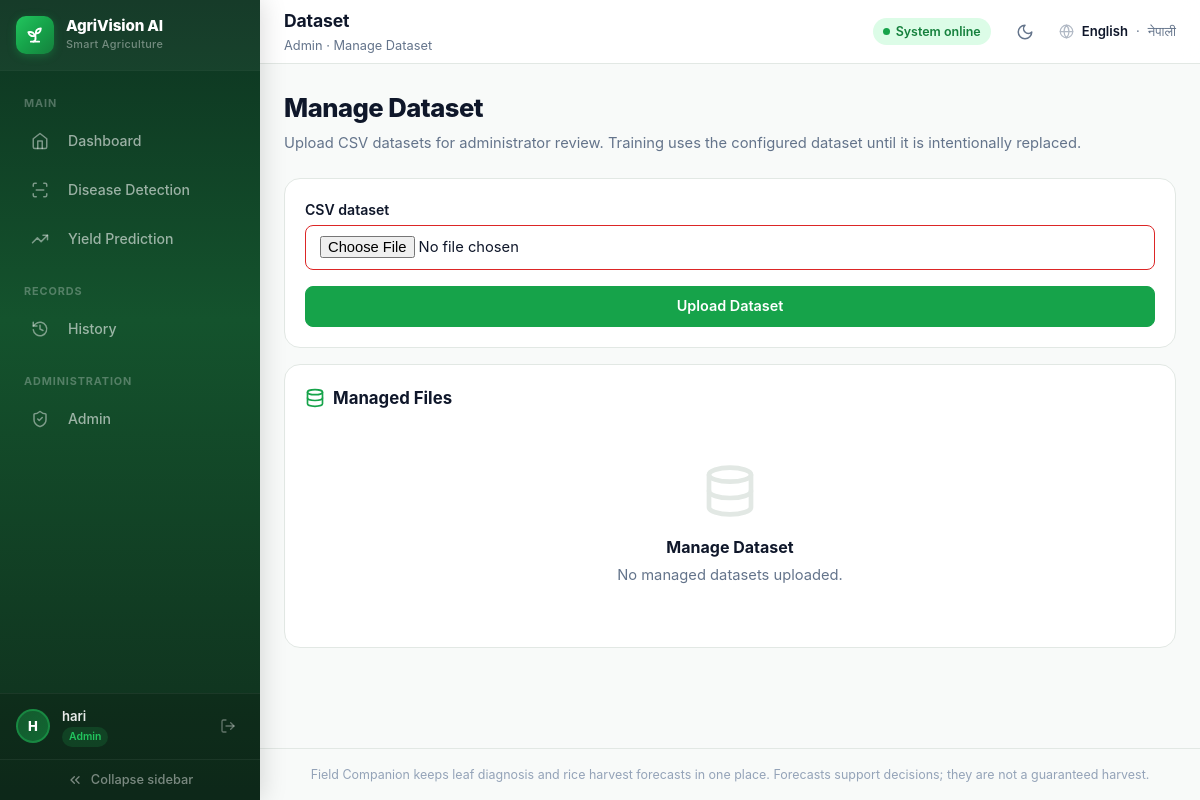
The app's page /admin/dataset (signed in) with its own data.
### tables this page shows
CREATE TABLE users (
                id INTEGER PRIMARY KEY AUTOINCREMENT,
                name TEXT NOT NULL,
                email TEXT NOT NULL UNIQUE,
                password_hash TEXT NOT NULL,
                role TEXT NOT NULL DEFAULT 'farmer',
                created_at TEXT NOT NULL DEFAULT CURRENT_TIMESTAMP
            );

### app.py (the view, shortened to what this page needs)
@app.route("/admin/dataset", methods=["GET", "POST"])
@role_required("admin")
def manage_dataset():
    dataset_dir = Path(app.root_path) / "data" / "managed"
    dataset_dir.mkdir(parents=True, exist_ok=True)
    files = sorted(path.name for path in dataset_dir.glob("*.csv"))
    return render_template("manage_dataset.html", files=files)

### app.py (called while the page is built)
@app.before_request
def enforce_csrf():
    if request.endpoint in {"static"}:
        return None
    return csrf_protect(lambda: None)()

@app.after_request
def add_security_headers(response):
    response.headers.setdefault("X-Content-Type-Options", "nosniff")
    response.headers.setdefault("X-Frame-Options", "SAMEORIGIN")
    response.headers.setdefault("Referrer-Policy", "strict-origin-when-cross-origin")
    response.headers.setdefault(
        "Content-Security-Policy",
        "default-src 'self'; img-src 'self' data:; style-src 'self' 'unsafe-inline'; script-src 'self'; connect-src 'self'; base-uri 'self'; form-action 'self'",
    )
    response.headers.setdefault("Permissions-Policy", "camera=(), microphone=(), geolocation=()")
    if getattr(g, "rate_remaining", None) is not None:
        response.headers["X-RateLimit-Remaining"] = str(g.rate_remaining)
    return response

def current_user():
    user_id = session.get("user_id")
    return find_user(user_id) if user_id else None

def current_lang():
    return session.get("lang", DEFAULT_LANG)

@app.context_processor
def inject_globals():
    lang = current_lang()
    return {
        "csrf_token": generate_csrf_token(),
        "user": current_user(),
        "lang": lang,
        "supported_languages": SUPPORTED_LANGUAGES,
        "language_labels": LANGUAGE_LABELS,
        "t": lambda key, **kwargs: translate(lang, key, **kwargs),
        "crop_label": lambda crop: crop_label(crop, lang),
        "js_i18n": js_strings_for(lang),
    }

def role_required(*roles):
    def decorator(view):
        @wraps(view)
        def wrapped(*args, **kwargs):
            user = current_user()
            if not user:
                if request.path.startswith("/api/"):
                    return jsonify({"error": "Authentication required."}), 401
                return redirect(url_for("login", next=request.path))
            if user["role"] not in roles:
                if request.path.startswith("/api/"):
                    return jsonify({"error": "You do not have permission for this resource."}), 403
                return render_template("error.html", code=403, message="You do not have permission for this page."), 403
            return view(*args, **kwargs)
        return wrapped
    return decorator

### translations.py (called while the page is built)
def js_strings_for(lang):
    lang = lang if lang in UI_STRINGS else DEFAULT_LANG
    return {k[3:]: v for k, v in UI_STRINGS[lang].items() if k.startswith("js_")}

### templates/manage_dataset.html (shortened to what this page needs)
{% extends "base.html" %}
{% block page_name %}{{ t('nav_dataset') }}{% endblock %}
{% block breadcrumb %}<p class="breadcrumb">{{ t('nav_admin') }} · {{ t('dataset_title') }}</p>{% endblock %}
{% block content %}
<div class="page-head">
    <h2>{{ t('dataset_title') }}</h2>
    <p>{{ t('dataset_desc') }}</p>
</div>
<div class="card">
    <form method="post" enctype="multipart/form-data" class="form-grid">
        <div class="field">
            <label for="dataset">{{ t('label_csv_dataset') }}</label>
            <input id="dataset" name="dataset" type="file" accept=".csv" required>
        </div>
        <button class="btn btn-primary" type="submit">{{ t('btn_upload_dataset') }}</button>
    </form>
</div>
<div class="card" style="margin-top:var(--sp-4)">
    <div class="card-title">
        <svg class="icon" stroke-linecap="round" stroke-linejoin="round"><use href="#i-database"/></svg>
        {{ t('managed_files') }}
    </div>
    {% if files %}
    <ul class="file-list">
        {% for file in files %}<li>{{ file }}</li>{% endfor %}
    </ul>
    {% else %}
    <div class="empty-state">
        <svg class="icon" stroke-linecap="round" stroke-linejoin="round"><use href="#i-database"/></svg>
        <span class="empty-title">{{ t('dataset_title') }}</span>
        <p>{{ t('no_datasets') }}</p>
    </div>
    {% endif %}
</div>
{% endblock %}

### templates/base.html (shortened to what this page needs)
<!DOCTYPE html>
<html lang="{{ lang }}">
<head>
    <link rel="stylesheet" href="{{ url_for('static', filename='css/style.css', v='20260826-dark-v1') }}">
</head>
<body data-user="{{ user['name'] if user else '' }}">
<div class="shell" id="shell">
    <aside class="sidebar" id="sidebar" aria-label="Main navigation">
        <div class="sidebar-top">
            <a class="brand" href="{{ url_for('index') }}">
                <span class="brand-logo" aria-hidden="true">
                    <svg class="icon" fill="none" stroke="currentColor" stroke-width="2" stroke-linecap="round" stroke-linejoin="round"><use href="#i-sprout"/></svg>
                </span>
                <span class="brand-text">
                    <span class="brand-name">AgriVision AI</span>
                    <span class="brand-tag">Smart Agriculture</span>
                </span>
            </a>
        </div>
        <nav class="sidebar-nav">
            <div class="nav-section">
                <span class="nav-section-label">{{ t('nav_section_main') }}</span>
                <a href="{{ url_for('index') }}" class="{% if request.path == '/' %}active{% endif %}">
                    <span class="nav-icon-wrap">
                        <svg class="icon" fill="none" stroke="currentColor" stroke-width="2" stroke-linecap="round" stroke-linejoin="round"><use href="#i-home"/></svg>
                    </span>
                    <span class="nav-label">{{ t('nav_dashboard') }}</span>
                </a>
                <a href="{{ url_for('index') }}#disease-panel" class="{% if request.path == '/' and request.args.get('focus') == 'disease' %}active{% endif %}">
                    <span class="nav-icon-wrap">
                        <svg class="icon" fill="none" stroke="currentColor" stroke-width="2" stroke-linecap="round" stroke-linejoin="round"><use href="#i-scan"/></svg>
                    </span>
                    <span class="nav-label">{{ t('nav_disease') }}</span>
                </a>
                <a href="{{ url_for('index') }}#yield-panel" class="{% if request.path == '/' and request.args.get('focus') == 'yield' %}active{% endif %}">
                    <span class="nav-icon-wrap">
                        <svg class="icon" fill="none" stroke="currentColor" stroke-width="2" stroke-linecap="round" stroke-linejoin="round"><use href="#i-trending"/></svg>
                    </span>
                    <span class="nav-label">{{ t('nav_yield') }}</span>
                </a>
            </div>
            {% if user and user['role'] in ('analyst', 'admin') %}
            <div class="nav-section">
                <span class="nav-section-label">{{ t('nav_section_records') }}</span>
                <a href="{{ url_for('history') }}" class="{% if request.path == '/history' %}active{% endif %}">
                    <span class="nav-icon-wrap">
                        <svg class="icon" fill="none" stroke="currentColor" stroke-width="2" stroke-linecap="round" stroke-linejoin="round"><use href="#i-history"/></svg>
                    </span>
                    <span class="nav-label">{{ t('nav_history') }}</span>
                </a>
            </div>
            {% endif %}
            {% if user and user['role'] == 'admin' %}
            <div class="nav-section">
                <span class="nav-section-label">{{ t('nav_section_admin') }}</span>
                <a href="{{ url_for('admin_dashboard') }}" class="{% if request.path == '/admin' %}active{% endif %}">
                    <span class="nav-icon-wrap">
                        <svg class="icon" fill="none" stroke="currentColor" stroke-width="2" stroke-linecap="round" stroke-linejoin="round"><use href="#i-shield"/></svg>
                    </span>
                    <span class="nav-label">{{ t('nav_admin') }}</span>
                </a>
            </div>
            {% endif %}
        </nav>
        {% if user %}
        <div class="sidebar-user">
            <div class="sidebar-avatar">{{ user['name'][:1] | upper }}</div>
            <div class="sidebar-user-meta">
                <span class="sidebar-user-name">{{ user['name'] }}</span>
                <span class="sidebar-user-role badge badge-sm">{{ user['role'] }}</span>
            </div>
            <a href="{{ url_for('logout') }}" class="sidebar-logout" title="{{ t('nav_sign_out') }}">
                <svg class="icon" fill="none" stroke="currentColor" stroke-width="2" stroke-linecap="round" stroke-linejoin="round"><use href="#i-logout"/></svg>
            </a>
        </div>
        {% endif %}
        <button class="sidebar-collapse-btn" id="collapse-btn" type="button" title="{{ t('collapse_sidebar') }}" aria-label="{{ t('collapse_sidebar') }}">
            <svg class="icon" fill="none" stroke="currentColor" stroke-width="2" stroke-linecap="round" stroke-linejoin="round"><use href="#i-chevrons-left"/></svg>
            <span class="chev-label">{{ t('collapse_sidebar') }}</span>
        </button>
    </aside>
    <div class="main-wrap">
        <header class="header">
            <div class="header-title">
                <h1 class="header-heading">{% block page_name %}{{ t('nav_dashboard') }}{% endblock %}</h1>
                {% block breadcrumb %}<p class="breadcrumb">AgriVision AI · Dashboard</p>{% endblock %}
            </div>
            <div class="header-actions">
                <span class="health-chip" id="health-chip" role="status" title="API status">
                    <span class="dot" aria-hidden="true"></span>
                    <span class="chip-text" id="health-text">{{ t('js_status_online') }}</span>
                </span>
                <button class="theme-toggle" id="theme-toggle" type="button" aria-label="Toggle dark mode" title="Toggle theme">
                    <svg class="icon icon-moon" fill="none" stroke="currentColor" stroke-width="2" stroke-linecap="round" stroke-linejoin="round"><use href="#i-moon"/></svg>
                </button>
                <span class="lang-switch">
                    <svg class="icon" fill="none" stroke="currentColor" stroke-width="2" stroke-linecap="round" stroke-linejoin="round"><use href="#i-globe"/></svg>
                    {% for code in supported_languages %}
                        {% if code == lang %}
                            <strong>{{ language_labels[code] }}</strong>
                        {% else %}
                            <a href="{{ url_for('set_language', lang_code=code) }}">{{ language_labels[code] }}</a>
                        {% endif %}
                        {% if not loop.last %}<span aria-hidden="true">·</span>{% endif %}
                    {% endfor %}
                </span>
            </div>
        </header>
        <main class="main">
            {% block content %}{% endblock %}
        </main>
        <footer class="footer">{{ t('footer_note') }}</footer>
    </div>
</div>
</body>
</html>

### records on screen
users: role "Admin", name "H", name "hari"

### other values on screen
{{ t('nav_section_main') }} "MAIN"
{{ t('nav_dashboard') }} "Dashboard"
{{ t('nav_disease') }} "Disease Detection"
{{ t('nav_yield') }} "Yield Prediction"
{{ t('nav_section_records') }} "RECORDS"
{{ t('nav_history') }} "History"
{{ t('nav_section_admin') }} "ADMINISTRATION"
{{ t('collapse_sidebar') }} "Collapse sidebar"
{{ t('nav_dataset') }} "Dataset"
{{ t('dataset_title') }} "Manage Dataset"
{{ t('js_status_online') }} "System online"
{{ language_labels[code] }} "English"
{{ language_labels[code] }} "नेपाली"
{{ t('dataset_desc') }} "Upload CSV datasets for administrator review. Training uses the configured dataset until it is intentionally replaced."
{{ t('label_csv_dataset') }} "CSV dataset"
